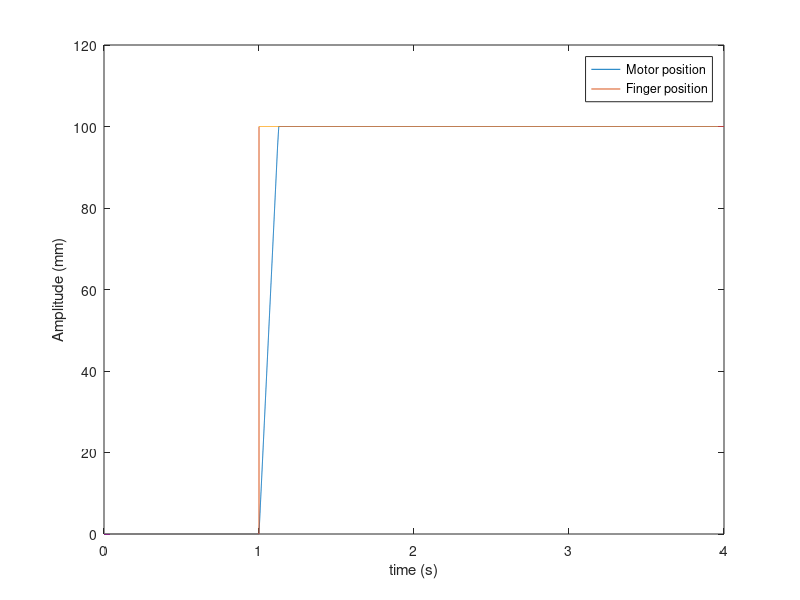

Source code (MATLAB):
clear variables; clc; close all;

% Initialize input parameters
fmin = 4000;
vmin = 600;
vmax = 800;

% Compute resulting parameters
UTD = vmin/fmin;
fmax = vmax/UTD;
deltaMax = 5;

% Initialize sample frequency, period and samples number
fs = 4*fmax;
dt = 1/fs;
N = 4*round(1*fs);

% Initialize variables
lastToggleTime = 0;   % Toggle square wave
F = zeros(1, N);      % Current frequency value
time = zeros(1, N);   % time vector
pulses = zeros(1,N);  % Pulses signal sent to SCON 
signs = zeros(1,N);   % Signs signal sent to SCON
pM = zeros(1,N);      % Motor position
pF = zeros(1,N);      % Finger position
currentPM = 0;        % Current motor position

% Run real time loop simulation
for n = 1:N
    % Current time
    time(n) = (n-1)*dt;
    % Finger position simulation
    % 1. Sinus
    % pF(n) = 100*sin(2*pi*0.5*time(n)) + 2*(rand - 0.5);
    % 2. Step
    pF(n) = 0;
    if(time(n) > 1)
        pF(n) = 100;
    end
    % Current motor position
    pM(n) = currentPM;
    % Compute error position
    delta = pF(n) - currentPM;
    % Frequencies lookup table
    if(abs(delta) < deltaMax)
        F(n) = (fmax - fmin) /deltaMax * abs(delta) + fmin;
    else
        F(n) = fmax;
    end
    % Compute signs signal et current time
    signs(n) = sign(delta);
    % If error is less than half UTD, no need to move
    if(abs(delta) < UTD/2.0)
        F(n) = 0;
        signs(n) = 0;
    else
        if(time(n) - lastToggleTime >= 1/F(n))
            % If last toggle time is farther than current period,
            % record current time an move one UTD
            lastToggleTime = time(n);
            currentPM = currentPM + UTD*signs(n);
        end
        % If last toggle time is less than half current period,
        % init current pulse value to one else to zero
        if(time(n) - lastToggleTime <= 0.5/F(n))
            pulses(n) = 1;
        else
            pulses(n) = 0;
        end
    end
    
end

% Plots
plot(time, pM, time, pF);
xlabel 'time (s)';
ylabel 'Amplitude (mm)'
legend 'Motor position' 'Finger position';
